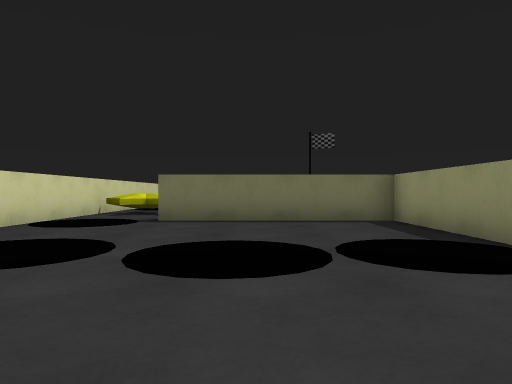
[1] (above)

18 first-person views from a walk through a scene from a Unity 3-D project. The camera is 0.62 m above the floor, looks level and sees 70° across. The floor is counted in squares, 1 m on a side. Each view is taken from the middle of a square. On the plan, view 1 faces up. The plan holds only what a view shows up to about 10 squares ahead; the rest is blank. The place goes on beyond the plan. The player is left out.

[2]
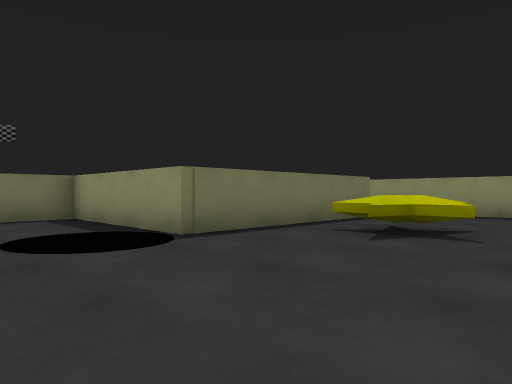

[3]
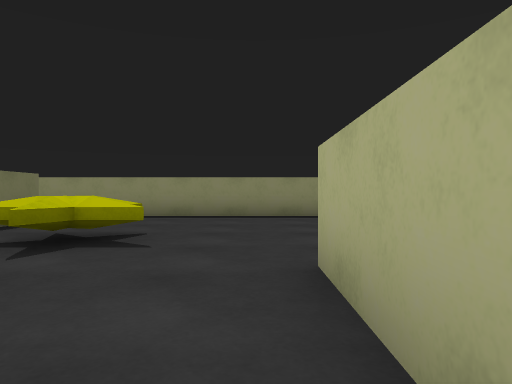

[4]
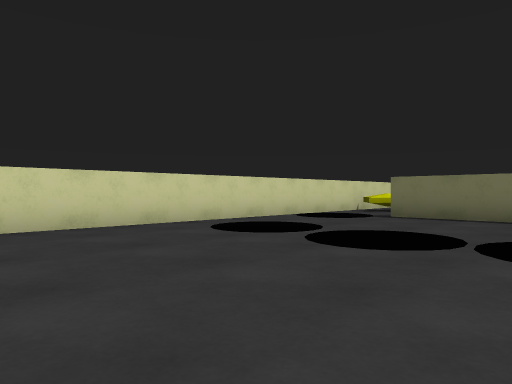

[5]
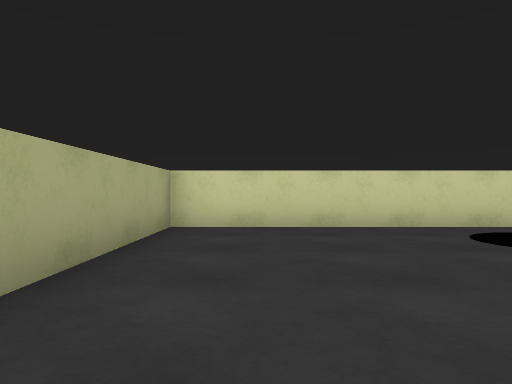

[6]
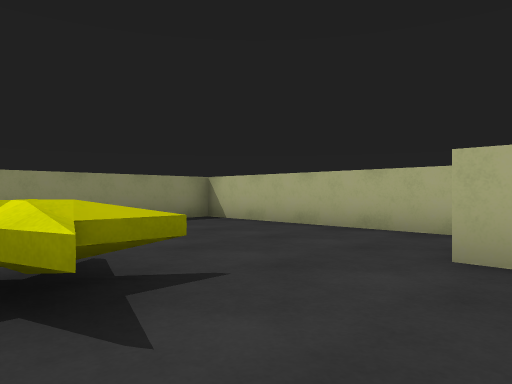

[7]
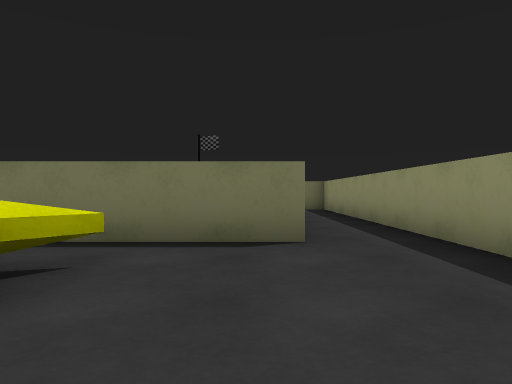

[8]
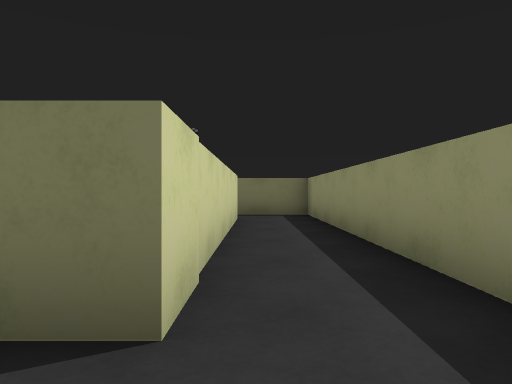

[9]
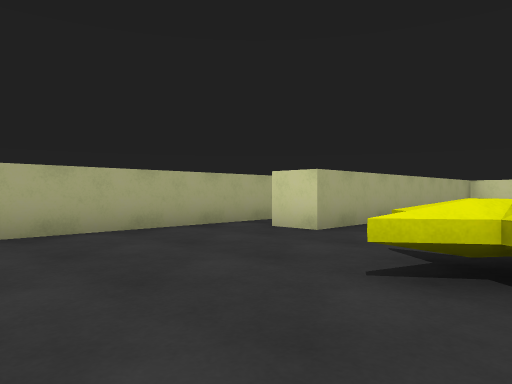

[10]
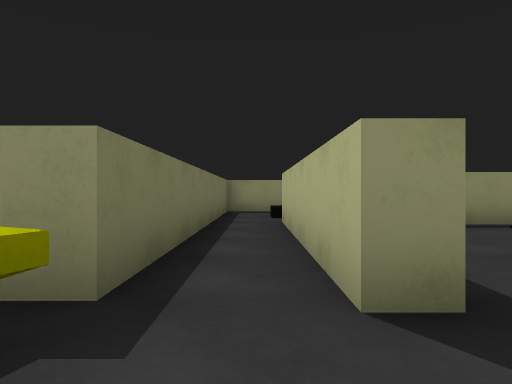

[11]
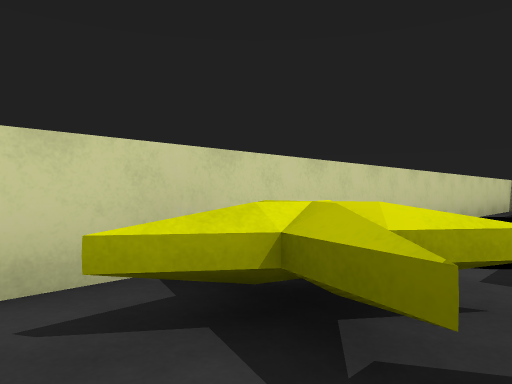

[12]
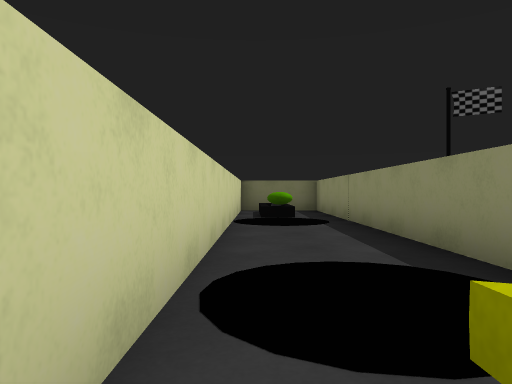

[13]
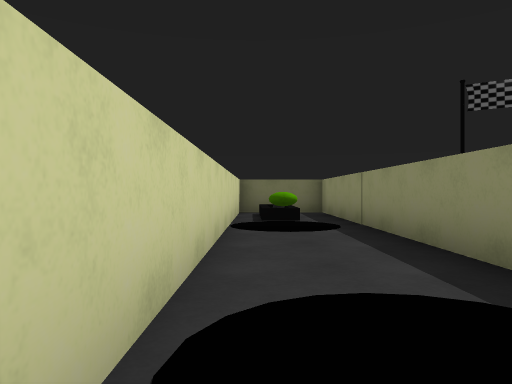

[14]
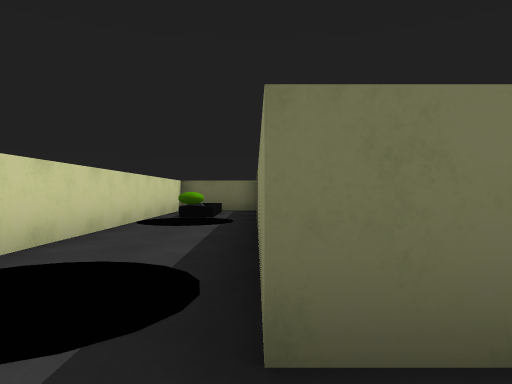

[15]
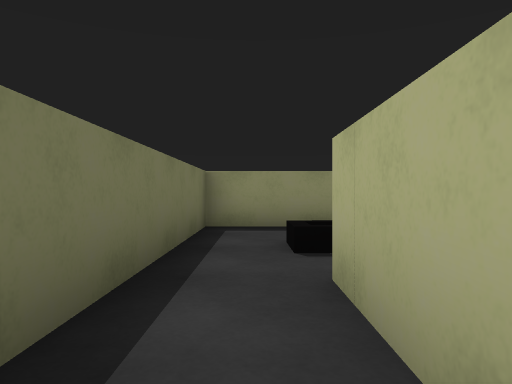

[16]
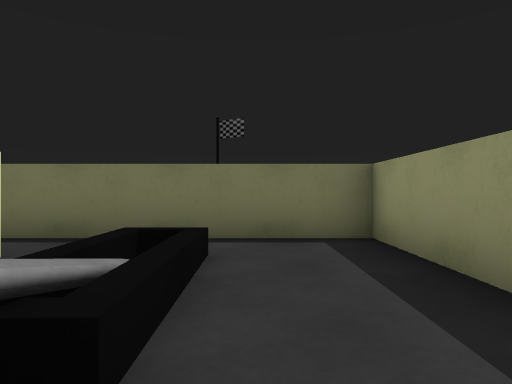

[17]
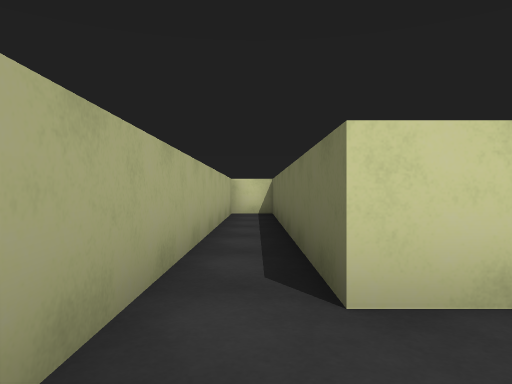

[18]
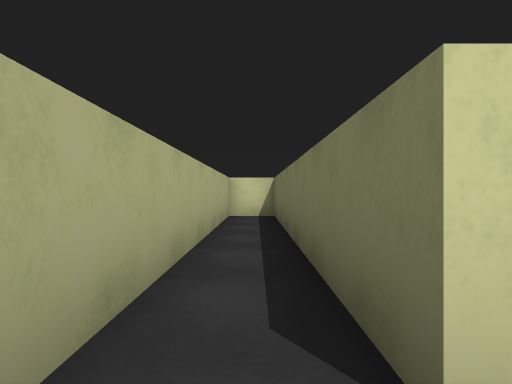

### Floor plan
Points are (right, up) in squares from view 1. A wall is a line through its corners. A room is listed if a view was taken in it or the views show most of it. See-through windows are left out.
Room 1 (views 1, 2, 3, 4, 5, 6, 7, 8, 9, 17, 18)
walls: (-4.5, 7.5) (-4.5, -1.5) (4.1, -1.5) (4.1, -2.5) (-4.5, -2.5) (-4.5, -3.7) (10.4, -3.7) (10.4, 12) (8.5, 12); (8.6, 10.6) (8.6, 3.5) (3, 3.5) (3, 7.9) (-2, 7.9)
ways out: opening at (-3.5, 8) to room 2; opening at (9, 11)
objects: other object (-4, 7) to (-3, 8); other object (-3, 3) to (-2, 4); other object (-1, 3) to (0, 4); other object (1, 3) to (2, 4); star (6, 1)
Room 2 (views 10, 11, 12, 13, 14, 15)
walls: (-1, 12.3) (-2, 12.3) (-2, 22); (-2, 7.9) (-2, 8.5) (3.6, 8.5); (-4.5, 21) (-4.5, 7.5); (3.4, 9.9) (-2, 9.9) (-2, 10.5)
ways out: opening at (-3.5, 8) to room 1; opening at (3, 9) to room 3; opening at (-1, 11.5)
objects: other object (-4, 13) to (-3, 14); other object (-4, 19) to (-3, 20); other object (-4, 21) to (-3, 22); star (-3, 10)
Room 3 (view 16)
walls: (7.6, 7.1) (7.6, 9.9) (3.4, 9.9)
ways out: opening at (3, 9) to room 2
objects: other object (5, 5) to (5, 8)

Positions as (right, up) in squares from view 1, and headings:
1: (0, 0), facing up
2: (0, -1), facing up-right
3: (1, -1), facing right
4: (2, -1), facing up-left
5: (2, 0), facing left
6: (3, 2), facing down-right
7: (8, -1), facing up
8: (9, 2), facing up
9: (9, 2), facing down-left
10: (-4, 9), facing right
11: (-2, 9), facing up-left
12: (-4, 11), facing up
13: (-4, 12), facing up
14: (-2, 11), facing up
15: (1, 9), facing right
16: (6, 5), facing up
17: (6, -3), facing left
18: (5, -3), facing left
